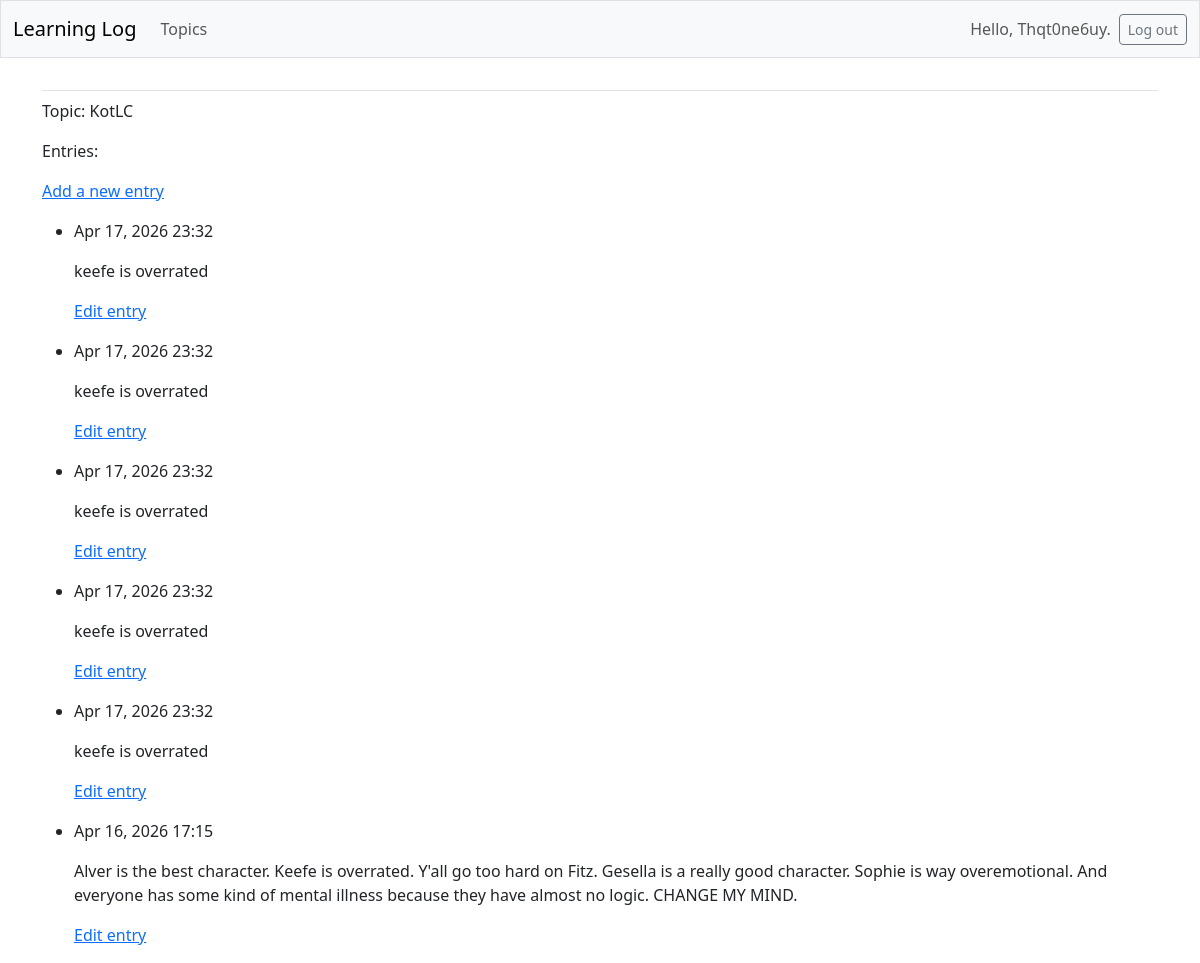
The app's page /topics/3/ (signed in), older data.
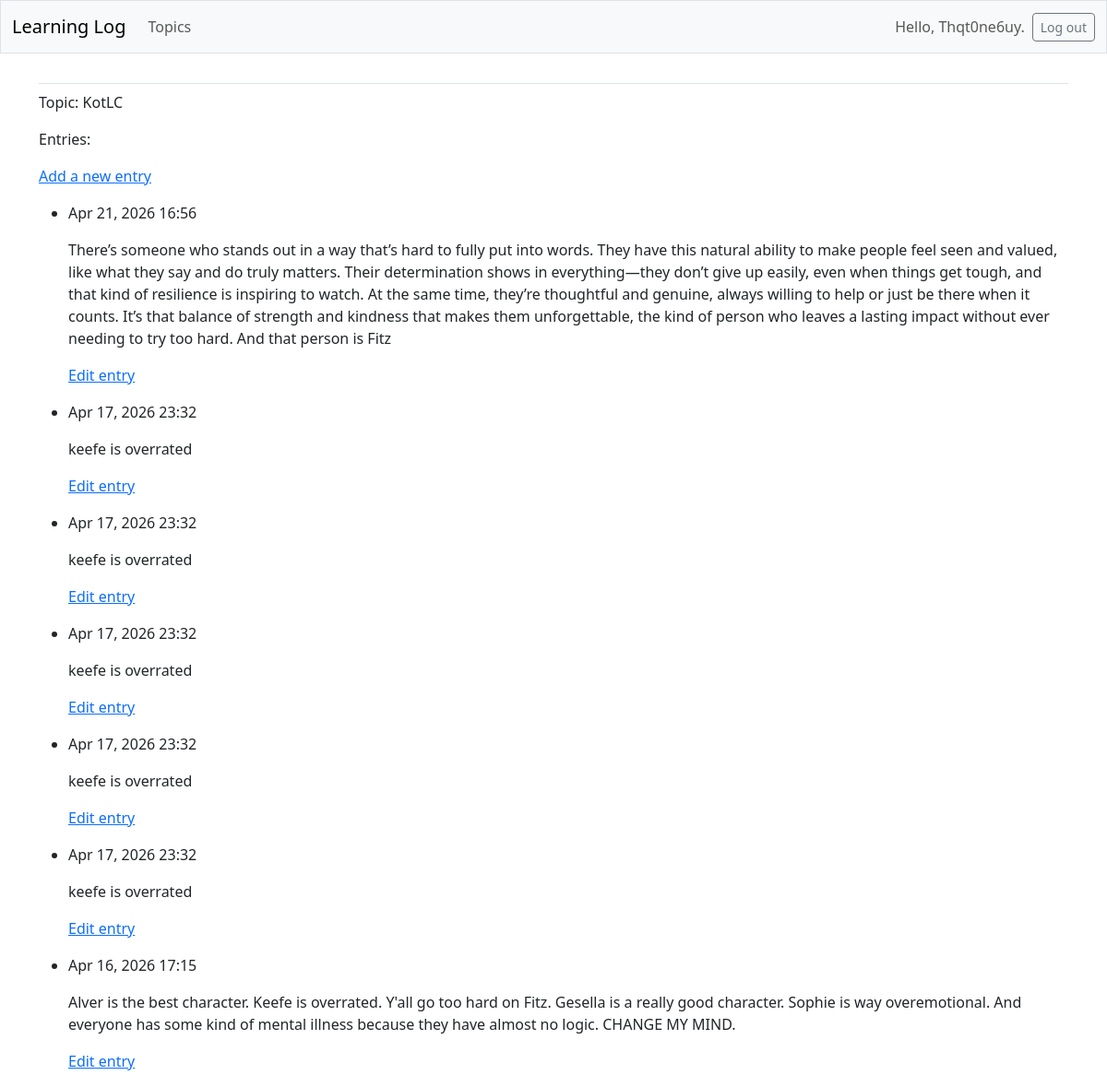
The same page, newer data.
### learning_logs/models.py (models this page shows, shortened)
class Topic(models.Model):
    text = models.CharField(max_length=200)
    date_added = models.DateTimeField(auto_now_add=True)
    owner = models.ForeignKey(User, on_delete=models.CASCADE)

class Entry(models.Model):
    topic = models.ForeignKey(Topic, on_delete=models.CASCADE)
    text = models.TextField()
    date_added = models.DateTimeField(auto_now_add=True)
    class Meta:
        verbose_name_plural = 'entries'

### learning_logs/views.py (the view)
# urls.py: path('topics/<int:topic_id>/', views.topic, name='topic'),
@login_required
def topic (request, topic_id):
    topic = Topic.objects.get(id=topic_id)
    if topic.owner != request.user:
        raise Http404
    entries = topic.entry_set.order_by('-date_added')
    context = {'topic': topic, 'entries': entries}
    return render(request, 'learning_logs/topic.html', context)

### learning_logs/templates/learning_logs/topic.html
{% extends 'learning_logs/base.html' %}
{% block content %}
  <p>Topic: {{ topic.text }}</p>
  <p>Entries:</p>
  <p>
    <a href="{% url 'learning_logs:new_entry' topic.id %}">Add a new entry</a>
  </p>
  <ul>
    {% for entry in entries %}
      <li>
        <p>{{entry.date_added|date:'M d, Y H:i' }}</p>
        <p>{{ entry.text|linebreaks }}</p>
        <p>
          <a href="{% url 'learning_logs:edit_entry' entry.id %}">
            Edit entry</a></p>
      </li>
    {% empty %}
      <li>There are no entries for this topic yet.</li>
    {% endfor %}
  </ul>
{% endblock content %}

### learning_logs/templates/learning_logs/base.html (shortened to what this page needs)
<!doctype html>
<html lang="en">
<head>
  {% load django_bootstrap5 %}
  {% bootstrap_css %}
</head>
<body>
  <nav class="navbar navbar-expand-md navbar-light bg-light mb-4 border">
    <div class="container-fluid">
      <a class="navbar-brand" href="{% url 'learning_logs:index' %}">
          Learning Log</a>
      <div class="collapse navbar-collapse" id="navbarCollapse">
        <ul class="navbar-nav me-auto mb-2 mb-md-0">
          <li class="nav-item">
            <a class="nav-link" href="{% url 'learning_logs:topics' %}">
              Topics</a></li>
        </ul>
        <ul class="navbar-nav ms-auto mb-2 mb-md-0">
          {% if user.is_authenticated %}
            <li class="nav-item">
              <span class="navbar-text me-2">Hello, {{ user.username }}.
                </span></li>
          {% endif %}
        </ul>
        {% if user.is_authenticated %}
          <form action="{% url 'accounts:logout' %}" method='post'>
            <button name='submit' class='btn btn-outline-secondary btn-sm'>
              Log out</button>
          </form>
        {% endif %}
      </div>
    </div>
  </nav>
  <main class="container">
    <div class="pb-2 mb-2 border-bottom">
    </div>
    <div>
      {% block content %}{% endblock content %}
    </div>
  </main>
</body>
</html>

Row changes from the older to the newer data that the page shows:
added Entry: date_added "Apr 21, 2026 16:56", text "There’s someone who stands out in a way that’s hard to fully put into words. They have this natural ability to make people feel seen and valued, like what they say and do truly matters. Their determination shows in everything—they don’t give up easily, even when things get tough, and that kind of resilience is inspiring to watch. At the same time, they’re thoughtful and genuine, always willing to help or just be there when it counts. It’s that balance of strength and kindness that makes them unforgettable, the kind of person who leaves a lasting impact without ever needing to try too hard. And that person is Fitz"
